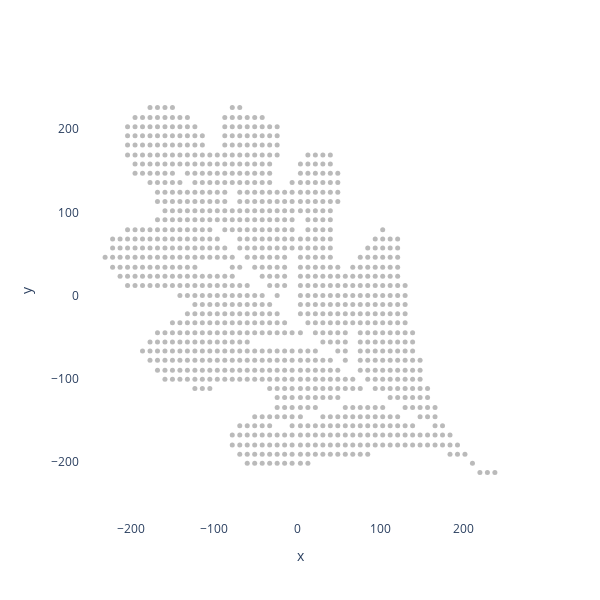

Here is the notebook cell this chart was saved with:
### Code cell
image_path = r"images\OakLeaf.png"
points_df = image_to_equally_spaced_points(image_path, num_points=1000, max_attempts=31)
plot_points(points_df, 5)

### Figure 1 — Plotly figure (JSON) as saved in the notebook; plotly's stock layout.template omitted (floating-point values rounded to 4 significant figures; data arrays with more than 128 entries replaced by an {"elided": "..."} marker saying what was removed)
{"data": [{"hovertemplate": "x=%{x}<br>y=%{y}<extra></extra>", "legendgroup": "", "marker": {"color": "darkgrey", "opacity": 0.8, "size": 5, "symbol": "circle"}, "mode": "markers", "name": "", "orientation": "v", "showlegend": false, "type": "scatter", "x": {"elided": "999 int values"}, "xaxis": "x", "y": {"elided": "999 int values"}, "yaxis": "y"}], "layout": {"height": 600, "legend": {"tracegroupgap": 0}, "margin": {"t": 60}, "paper_bgcolor": "white", "plot_bgcolor": "white", "width": 600, "xaxis": {"anchor": "y", "domain": [0, 1], "showgrid": false, "title": {"text": "x"}, "visible": true}, "yaxis": {"anchor": "x", "domain": [0, 1], "scaleanchor": "x", "scaleratio": 1, "showgrid": false, "title": {"text": "y"}, "visible": true}}}
